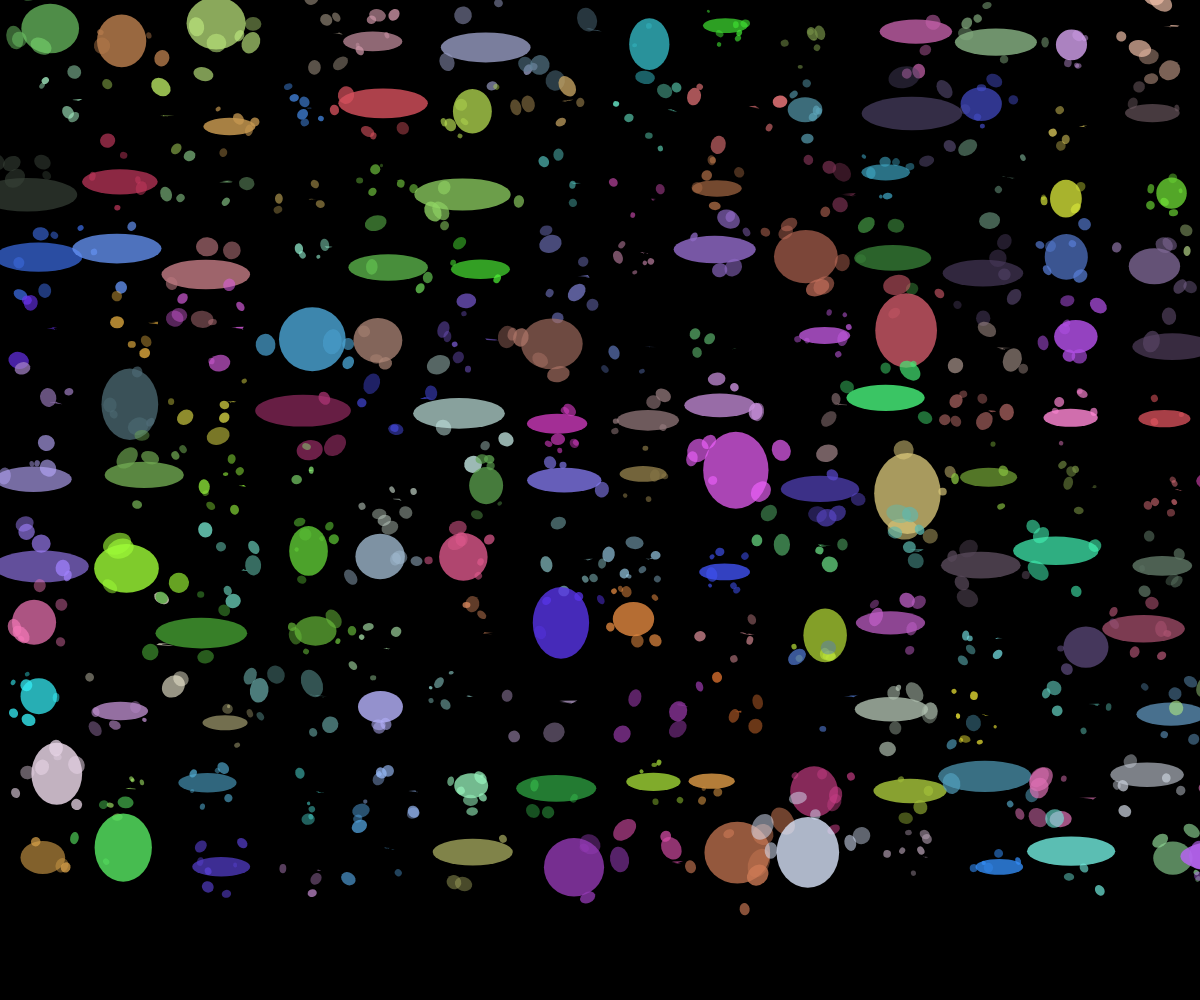
Frame 1 (no input)
Frame 2 (the mouse pressed at the canvas centre, redrawn once): identical to frame 1, image omitted

The p5.js sketch that drew this single still picture (run headless with seeded random() and noise() and a simulated clock; the mouse was pressed at the canvas centre and the sketch redrawn once):

// p5.js sketch
// ── sketch.js
function setup() {
  createCanvas(windowWidth, windowHeight);
  background(0);
  noLoop(); 
  let numeroMacchie = 180;
  let numeroColonne = ceil(sqrt(numeroMacchie));
  let numeroRighe = sqrt(numeroMacchie);
  
  let dimColonna = windowWidth / numeroColonne;
  let dimRiga = windowHeight / numeroRighe;
  
  let xCorrente = 0;
  let yCorrente = 0;
  

  for (let g = 0; g < numeroMacchie; g++) {
    //  casualità
    
    let offsetX = random(-dimColonna * 0.2, dimColonna * 0.2);
    let offsetY = random(-dimRiga * 0.2, dimRiga * 0.2);
    
    let posX = xCorrente + dimColonna / 2 + offsetX;
    let posY = yCorrente + dimRiga / 2 + offsetY;
    let dimensione = random(dimRiga * 0.4, dimRiga * 0.9);
    
    // macchia vernice
    macchiaVernice(posX, posY, dimensione);
    
    xCorrente += dimColonna;
    if (xCorrente >= windowWidth) {
      xCorrente = 0;
      yCorrente += dimRiga;
    }
  }
}

function draw() {
 
}

function macchiaVernice(_x, _y, _size) {
  push();
  translate(_x, _y);
  
  
  // colori casuali
  let r = random(50, 255);
  let g = random(50, 255);
  let b = random(50, 255);
  let alpha = random(150, 220);
  
  fill(r, g, b, alpha);
  noStroke();
  

  let formaScelta = floor(random(3));
  
  if (formaScelta === 0) {
    // macchia 1
    ellipse(0, 0, _size, _size * random(0.7, 1.3));
  } else if (formaScelta === 1) {
    // macchia 2
    beginShape();
    let vertici = 8;
    for (let a = 0; a < TWO_PI; a += TWO_PI / vertici) {
      let rVar = (_size / 2) * random(0.6, 1.2);
      let vx = cos(a) * rVar;
      let vy = sin(a) * rVar;
      vertex(vx, vy);
    }
    endShape(CLOSE);
  } else {
    // macchia 3
    ellipse(0, 0, _size * 1.5, _size * 0.5);
  }
  
  
  let numeroGocce = floor(random(3, 8));
  for (let i = 0; i < numeroGocce; i++) {
    push();
    angleMode(DEGREES);
    let angolo = random(360);
    let distanza = random(_size * 0.3, _size * 0.9);
    
    rotate(angolo);
    translate(distanza, 0);
    
    // macchie piccole
    fill(r, g, b, random(100, 200));
    let dimGoccia = random(_size / 10, _size / 3);
    ellipse(0, 0, dimGoccia, dimGoccia * random(0.8, 1.5));
    pop();
  }
  
  pop();
}
